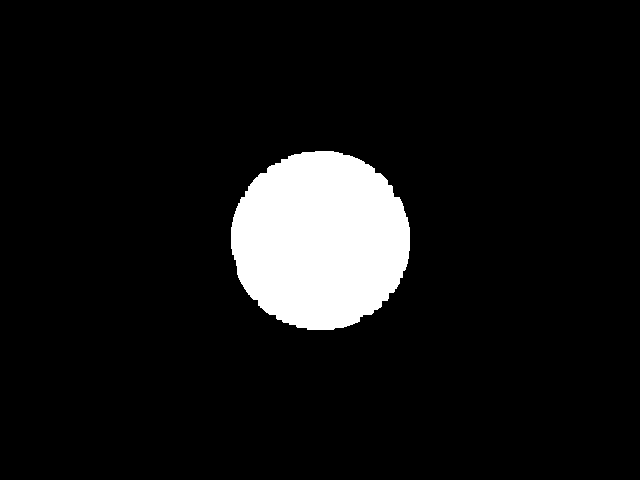
#> input picture test.png, 640 x 480 px, found by its file name
$ python hw_opencv.py
#> lines starting #> are read from the running program, lines starting #| are printed output that depends on the picture; after the words box and inside, x2 and y2 are one past the last pixel; in counts of white or black regions, pixels touching at a corner belong together
# -*- coding: utf-8 -*-
"""
T05 OpenCV 基础 —— 作业骨架（学生版）

6 个函数，全部是后面做视觉的"日常操作"。
自检（本教案不含自动校验脚本）：自己写几行 print 调用这六个函数，看输出对不对

注意：
  - 图像是 numpy 数组，shape = (高, 宽, 3)，下标顺序是 [y, x] 不是 [x, y]
  - OpenCV 读进来是 BGR 不是 RGB
"""
import os
from typing import List, Optional, Tuple

import cv2
import numpy as np


# ---------------------------------------------------------------- 1
# [26 lines left out: functions load_image, to_gray, crop_roi, not called in this run]
    # ↑↑↑ 你的代码写在这里 ↑↑↑


# ---------------------------------------------------------------- 4
def resize_keep(img: "np.ndarray", max_side: int = 640):
    """等比例缩放：让长边等于 max_side，短边按比例。返回缩放后的图。

    640x480 且 max_side=320 -> 320x240
    """
#> called with max_side = 720
    # ↓↓↓ 在这里写你的代码 ↓↓↓
    # raise NotImplementedError("TODO: 算比例 -> cv2.resize")
    a,b=img.shape[:2]
#> a = 480; b = 640
    if(a>b):
        r = max_side/a
    else:
        r = max_side/b
#> r = 1.12
    a*=r
#> a = 540
    b*=r
#> b = 720
    return cv2.resize(img,(int(b),int(a)))
    # ↑↑↑ 你的代码写在这里 ↑↑↑
cv2.imwrite("out.png",resize_keep(cv2.imread("test.png"),720))
# ---------------------------------------------------------------- 5
def draw_marker(img: "np.ndarray", cx: float, cy: float,
                text: Optional[str] = None) -> "np.ndarray":
    """在图上画质心：红色圆点(r=5) + 十字，可选在右侧写文字。
    返回新图，不要改动传入的原图（先 copy）。
    """
#> called with cx = 180, cy = 180
    # ↓↓↓ 在这里写你的代码 ↓↓↓
    # raise NotImplementedError("TODO: copy -> cv2.circle / drawMarker / putText")
    img2 = img.copy()
#> img2: shape (360, 360, 3); every value is 0
    cv2.circle(img2,(cx,cy),5,(0,0,255),-1)
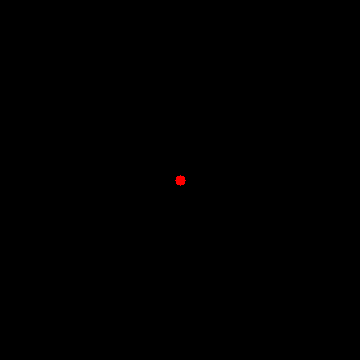
#> img2: shape (360, 360, 3); mean B, G, R 0, 0, 0.2
    cv2.drawMarker(img2, (cx,cy),(0,0,255),cv2.MARKER_CROSS)
#> img2: shape (360, 360, 3); 0.02% of pixels changed, all inside (x1, y1, x2, y2) = (170, 170, 191, 191)
    if text is not None:
        cv2.putText(img2,text,(cx+10,cy),cv2.FONT_HERSHEY_COMPLEX,0.5,(0,0,255))
    return img2
    # ↑↑↑ 你的代码写在这里 ↑↑↑


# ---------------------------------------------------------------- 6
# [35 lines left out: functions read_frames, mask_centroid, not called in this run]
    # ↑↑↑ 你的代码写在这里 ↑↑↑

cv2.imwrite("test.png",np.zeros((360,360)))
cv2.imwrite("out.png",draw_marker(cv2.imread("test.png"),180,180))
cv2.imwrite("mask.png",cv2.inRange(cv2.imread("out.png"),(0,0,1),(0,0,255)))
